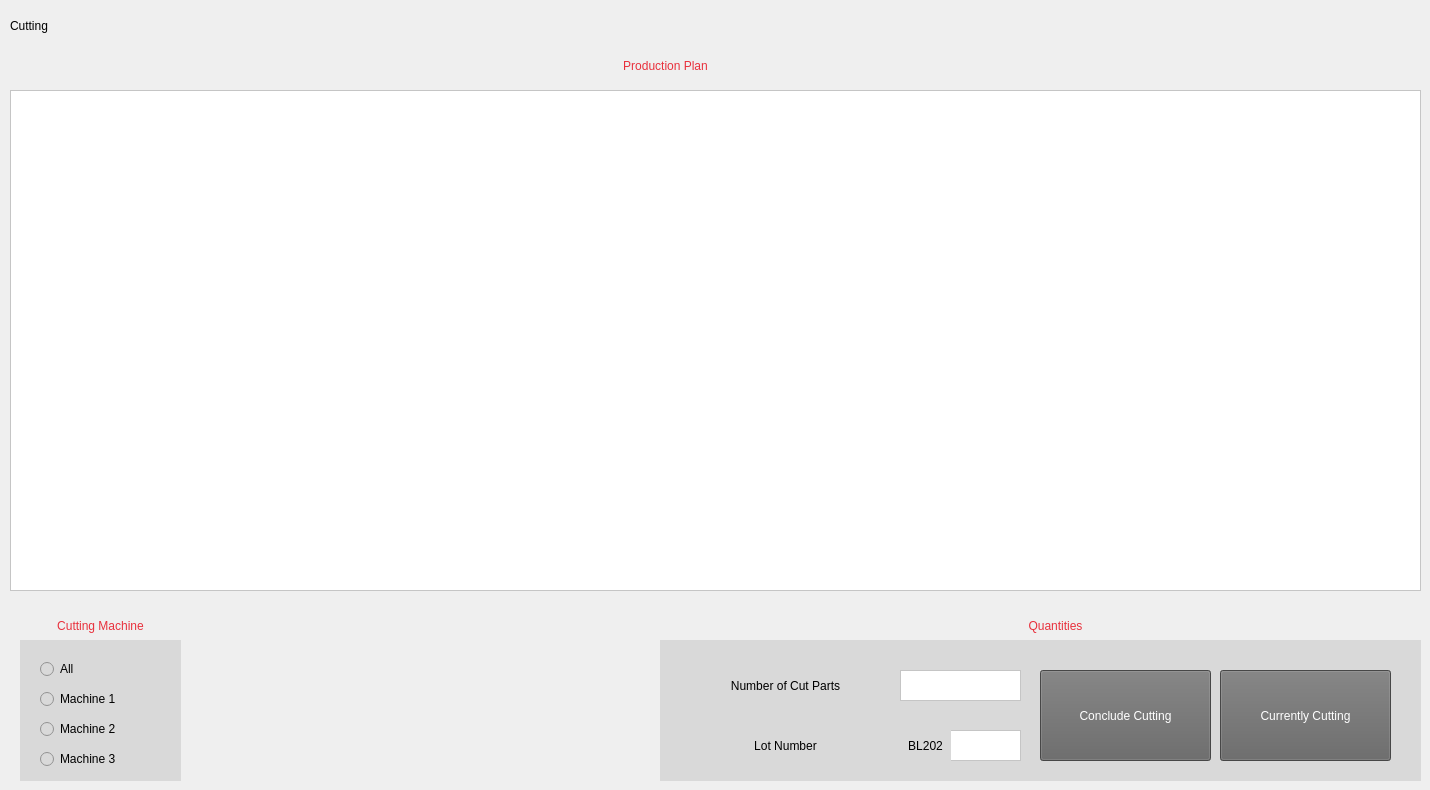
   <widget class="QWidget" name="LogCorteNColado">
    <widget class="QLabel" name="LabelLogCorte_17">
     <property name="geometry">
      <rect>
       <x>110</x>
       <y>50</y>
       <width>1111</width>
       <height>31</height>
      </rect>
     </property>
     <property name="styleSheet">
      <string notr="true">font: 12pt &quot;Neue Haas Grotesk Text Pro Blac&quot;;
color: rgb(232, 48, 60)

</string>
     </property>
     <property name="text">
      <string>Production Plan</string>
     </property>
     <property name="alignment">
      <set>Qt::AlignCenter</set>
     </property>
    </widget>
    <widget class="QLabel" name="LabelLogCorte_18">
     <property name="geometry">
      <rect>
       <x>10</x>
       <y>0</y>
       <width>1211</width>
       <height>51</height>
      </rect>
     </property>
     <property name="styleSheet">
      <string notr="true">font: 15pt &quot;Neue Haas Grotesk Text Pro Blac&quot;;
</string>
     </property>
     <property name="text">
      <string>Cutting</string>
     </property>
    </widget>
    <widget class="QTableWidget" name="TableOpCorte_2">
     <property name="geometry">
      <rect>
       <x>10</x>
       <y>90</y>
       <width>1411</width>
       <height>501</height>
      </rect>
     </property>
     <property name="styleSheet">
      <string notr="true">background-color: rgb(255, 255, 255);
font: 10pt &quot;HP Simplified&quot;;</string>
     </property>
    </widget>
    <widget class="QLabel" name="label_15">
     <property name="geometry">
      <rect>
       <x>660</x>
       <y>640</y>
       <width>761</width>
       <height>141</height>
      </rect>
     </property>
     <property name="styleSheet">
      <string notr="true">background-color: rgb(217, 217, 217);</string>
     </property>
     <property name="text">
      <string/>
     </property>
    </widget>
    <widget class="QLabel" name="LabelQtdLogCorte_8">
     <property name="geometry">
      <rect>
       <x>670</x>
       <y>670</y>
       <width>231</width>
       <height>31</height>
      </rect>
     </property>
     <property name="styleSheet">
      <string notr="true">background-color: rgb(217, 217, 217);
font: 9pt &quot;Neue Haas Grotesk Text Pro Blac&quot;;</string>
     </property>
     <property name="text">
      <string>Number of Cut Parts</string>
     </property>
     <property name="alignment">
      <set>Qt::AlignCenter</set>
     </property>
    </widget>
    <widget class="QTextEdit" name="QtdOpCorte_3">
     <property name="geometry">
      <rect>
       <x>900</x>
       <y>670</y>
       <width>121</width>
       <height>31</height>
      </rect>
     </property>
     <property name="styleSheet">
      <string notr="true">background-color: rgb(255, 255, 255);
font: 10pt &quot;Neue Haas Grotesk Text Pro Blac&quot;;</string>
     </property>
    </widget>
    <widget class="QLabel" name="LabelLogCorte_11">
     <property name="geometry">
      <rect>
       <x>890</x>
       <y>610</y>
       <width>331</width>
       <height>31</height>
      </rect>
     </property>
     <property name="styleSheet">
      <string notr="true">font: 10pt &quot;Neue Haas Grotesk Text Pro Blac&quot;;
color: rgb(232, 48, 60)
</string>
     </property>
     <property name="text">
      <string>Quantities</string>
     </property>
     <property name="alignment">
      <set>Qt::AlignCenter</set>
     </property>
    </widget>
    <widget class="QLabel" name="label_32">
     <property name="geometry">
      <rect>
       <x>890</x>
       <y>600</y>
       <width>41</width>
       <height>41</height>
      </rect>
     </property>
     <property name="text">
      <string/>
     </property>
     <property name="pixmap">
      <pixmap resource="resources.qrc">:/images/images/laser-cutting-machine.png</pixmap>
     </property>
     <property name="scaledContents">
      <bool>true</bool>
     </property>
    </widget>
    <widget class="QPushButton" name="ConcOpCorte_2">
     <property name="geometry">
      <rect>
       <x>1040</x>
       <y>670</y>
       <width>171</width>
       <height>91</height>
      </rect>
     </property>
     <property name="styleSheet">
      <string notr="true">background-color: rgb(100, 100, 100);
border-color: rgb(170, 0, 0);
color: rgb(255, 255, 255);
font: 9pt &quot;Neue Haas Grotesk Text Pro Blac&quot;;</string>
     </property>
     <property name="text">
      <string>Conclude Cutting</string>
     </property>
    </widget>
    <widget class="QLabel" name="LabelQtdLogCorte_9">
     <property name="geometry">
      <rect>
       <x>670</x>
       <y>730</y>
       <width>231</width>
       <height>31</height>
      </rect>
     </property>
     <property name="styleSheet">
      <string notr="true">background-color: rgb(217, 217, 217);
font: 9pt &quot;Neue Haas Grotesk Text Pro Blac&quot;;</string>
     </property>
     <property name="text">
      <string>Lot Number</string>
     </property>
     <property name="alignment">
      <set>Qt::AlignCenter</set>
     </property>
    </widget>
    <widget class="QTextEdit" name="NroLote">
     <property name="geometry">
      <rect>
       <x>950</x>
       <y>730</y>
       <width>71</width>
       <height>31</height>
      </rect>
     </property>
     <property name="styleSheet">
      <string notr="true">background-color: rgb(255, 255, 255);
font: 10pt &quot;Neue Haas Grotesk Text Pro Blac&quot;;</string>
     </property>
    </widget>
    <widget class="QPushButton" name="CorteADecorrer">
     <property name="geometry">
      <rect>
       <x>1220</x>
       <y>670</y>
       <width>171</width>
       <height>91</height>
      </rect>
     </property>
     <property name="styleSheet">
      <string notr="true">background-color: rgb(100, 100, 100);
border-color: rgb(170, 0, 0);
color: rgb(255, 255, 255);
font: 9pt &quot;Neue Haas Grotesk Text Pro Blac&quot;;</string>
     </property>
     <property name="text">
      <string>Currently Cutting</string>
     </property>
    </widget>
    <widget class="QRadioButton" name="radioButton_6">
     <property name="geometry">
      <rect>
       <x>40</x>
       <y>690</y>
       <width>80</width>
       <height>18</height>
      </rect>
     </property>
     <property name="styleSheet">
      <string notr="true">background-color: rgb(217, 217, 217);
font: 9pt &quot;Neue Haas Grotesk Text Pro Blac&quot;;</string>
     </property>
     <property name="text">
      <string>Machine 1</string>
     </property>
    </widget>
    <widget class="QRadioButton" name="radioButton_4">
     <property name="geometry">
      <rect>
       <x>40</x>
       <y>720</y>
       <width>80</width>
       <height>18</height>
      </rect>
     </property>
     <property name="styleSheet">
      <string notr="true">background-color: rgb(217, 217, 217);
font: 9pt &quot;Neue Haas Grotesk Text Pro Blac&quot;;</string>
     </property>
     <property name="text">
      <string>Machine 2</string>
     </property>
    </widget>
    <widget class="QRadioButton" name="radioButton_5">
     <property name="geometry">
      <rect>
       <x>40</x>
       <y>750</y>
       <width>80</width>
       <height>18</height>
      </rect>
     </property>
     <property name="styleSheet">
      <string notr="true">background-color: rgb(217, 217, 217);
font: 9pt &quot;Neue Haas Grotesk Text Pro Blac&quot;;
</string>
     </property>
     <property name="text">
      <string>Machine 3</string>
     </property>
    </widget>
    <widget class="QRadioButton" name="radioButton_7">
     <property name="geometry">
      <rect>
       <x>40</x>
       <y>660</y>
       <width>80</width>
       <height>18</height>
      </rect>
     </property>
     <property name="styleSheet">
      <string notr="true">background-color: rgb(217, 217, 217);
font: 9pt &quot;Neue Haas Grotesk Text Pro Blac&quot;;</string>
     </property>
     <property name="text">
      <string>All</string>
     </property>
    </widget>
    <widget class="QLabel" name="label_17">
     <property name="geometry">
      <rect>
       <x>20</x>
       <y>640</y>
       <width>161</width>
       <height>141</height>
      </rect>
     </property>
     <property name="styleSheet">
      <string notr="true">background-color: rgb(217, 217, 217);</string>
     </property>
     <property name="text">
      <string/>
     </property>
    </widget>
    <widget class="QLabel" name="LabelLogCorte_19">
     <property name="geometry">
      <rect>
       <x>0</x>
       <y>610</y>
       <width>201</width>
       <height>31</height>
      </rect>
     </property>
     <property name="styleSheet">
      <string notr="true">font: 10pt &quot;Neue Haas Grotesk Text Pro Blac&quot;;
color: rgb(232, 48, 60)
</string>
     </property>
     <property name="text">
      <string>Cutting Machine</string>
     </property>
     <property name="alignment">
      <set>Qt::AlignCenter</set>
     </property>
    </widget>
    <widget class="QLabel" name="LabelQtdLogCorte_10">
     <property name="geometry">
      <rect>
       <x>900</x>
       <y>730</y>
       <width>51</width>
       <height>31</height>
      </rect>
     </property>
     <property name="styleSheet">
      <string notr="true">background-color: rgb(217, 217, 217);
font: 9pt &quot;Neue Haas Grotesk Text Pro Blac&quot;;</string>
     </property>
     <property name="text">
      <string>BL202</string>
     </property>
     <property name="alignment">
      <set>Qt::AlignCenter</set>
     </property>
    </widget>
    <zorder>label_17</zorder>
    <zorder>LabelLogCorte_18</zorder>
    <zorder>LabelLogCorte_17</zorder>
    <zorder>TableOpCorte_2</zorder>
    <zorder>label_15</zorder>
    <zorder>LabelQtdLogCorte_8</zorder>
    <zorder>QtdOpCorte_3</zorder>
    <zorder>LabelLogCorte_11</zorder>
    <zorder>label_32</zorder>
    <zorder>ConcOpCorte_2</zorder>
    <zorder>LabelQtdLogCorte_9</zorder>
    <zorder>NroLote</zorder>
    <zorder>CorteADecorrer</zorder>
    <zorder>radioButton_6</zorder>
    <zorder>radioButton_4</zorder>
    <zorder>radioButton_5</zorder>
    <zorder>radioButton_7</zorder>
    <zorder>LabelLogCorte_19</zorder>
    <zorder>LabelQtdLogCorte_10</zorder>
   </widget>
